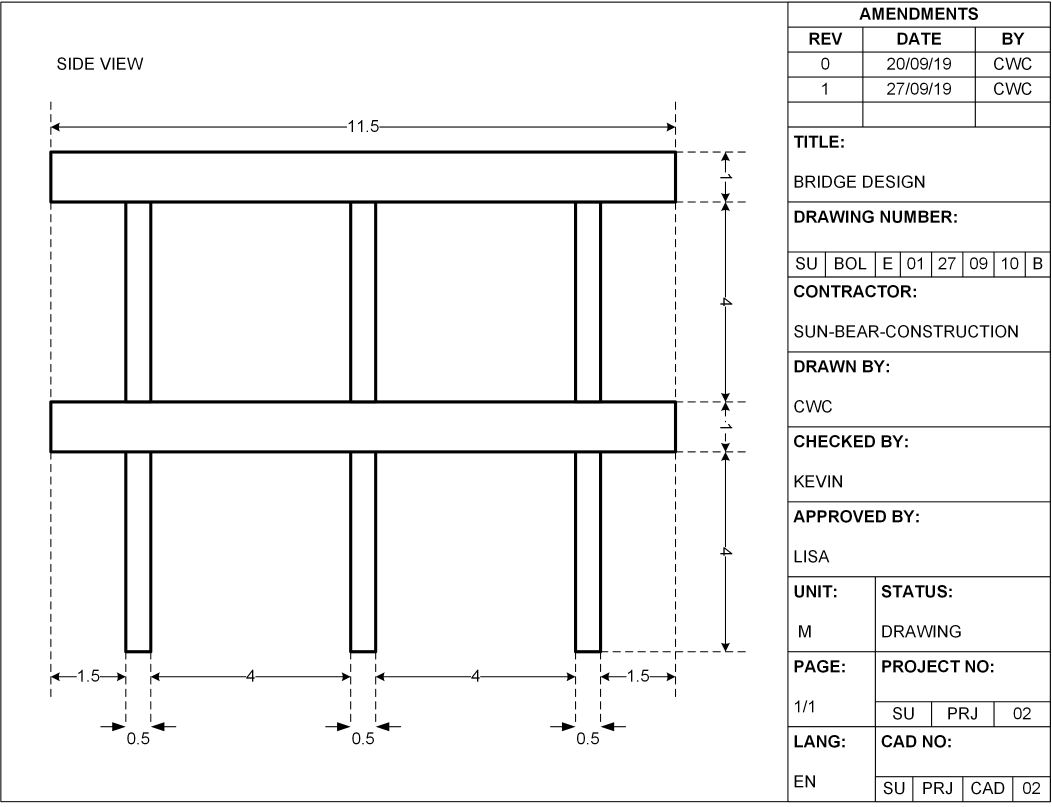
#> input picture img/05.png, 3156 x 2419 px (shown at 1/3 size)
$ python ALMOST.py
#> lines starting #> are read from the running program, lines starting #| are printed output that depends on the picture; after the words box and inside, x2 and y2 are one past the last pixel; in counts of white or black regions, pixels touching at a corner belong together
# -*- coding: utf-8 -*-
"""
Created on Mon Nov 16 00:02:08 2020

@author: Matthew
"""

import os
import numpy as np
import cv2
from matplotlib import pyplot as pt
import pytesseract as tess
tess.pytesseract.tesseract_cmd = r'C:\Users\Matthew\AppData\Local\Tesseract-OCR\tesseract.exe'
import openpyxl
from openpyxl import Workbook
import math

img = cv2.imread("05.png",0)
#> img is the input picture: shape (2419, 3156); min 0, max 255, mean 242.5

sE_square1 = cv2.getStructuringElement(cv2.MORPH_RECT,(3,3))
sE_square2 = cv2.getStructuringElement(cv2.MORPH_RECT,(20,20))
sE_square3 = cv2.getStructuringElement(cv2.MORPH_RECT,(50,50))
sE_plus = cv2.getStructuringElement(cv2.MORPH_CROSS,(3,3))
sE_plus2 = cv2.getStructuringElement(cv2.MORPH_CROSS,(5,5))
sE_diamond = np.array([
  [0,0,1,1,1,0,0],
  [0,1,1,1,1,1,0],
  [1,1,1,1,1,1,1],
  [1,1,1,1,1,1,1],
  [1,1,1,1,1,1,1],
  [0,1,1,1,1,1,0],
  [0,0,1,1,1,0,0]], dtype=np.uint8)
sE_diamond2 = np.array([
  [0,0,0,0,1,0,0,0,0],
  [0,0,0,1,1,1,0,0,0],
  [0,0,1,1,1,1,1,0,0],
  [0,1,1,1,1,1,1,1,0],
  [1,1,1,1,1,1,1,1,1],
  [0,1,1,1,1,1,1,1,0],
  [0,0,1,1,1,1,1,0,0],
  [0,0,0,1,1,1,0,0,0],
  [0,0,0,0,1,0,0,0,0]], dtype=np.uint8)
sE_x = np.array([
  [1,0,1],
  [0,1,0],
  [1,0,1]], dtype=np.uint8)

headers = ["TITLE:",
           "DRAWING NO:",
           "DRAWING NUMBER:",
           "CONTRACTOR:",
           "DRAWN BY:",
           "CHECKED BY:",
           "APPROVED BY:",
           "CAD NO:",
           "LANG:",
           "PROJECT NO:",
           "PAGE:",
           "STATUS:",
           "STS:",
           "UNIT:",
           "DRAWING TITLE:",
           "DRAWN:",
           "CHECKED:",
           "APPROVED:",
           "COMPANY NAME:",
           "COMPANY:"]

headers_amend = ["ISSUE",
                 "DATE",
                 "CHANGE(S)",
                 "BY",
                 "CDK",
                 "REV",
                 "DATE",
                 "BY"]

headers_amend_2 = ["REV",
                   "DATE",
                   "BY"]

# [44 lines left out: functions calculateDistance, calculateMidpoint, getRow, not called in this run]

img_bi = cv2.threshold(img,0,255,cv2.THRESH_BINARY + cv2.THRESH_OTSU)[1]
#> img_bi: shape (2419, 3156); 95% white; 422 black regions (7 under 20 px), largest, box (x1, y1, x2, y2) and area: (148, 451, 2050, 1979) 147922, (1, 5, 3153, 2407) 93944, (151, 368, 1041, 405) 3843
mask = ~img_bi
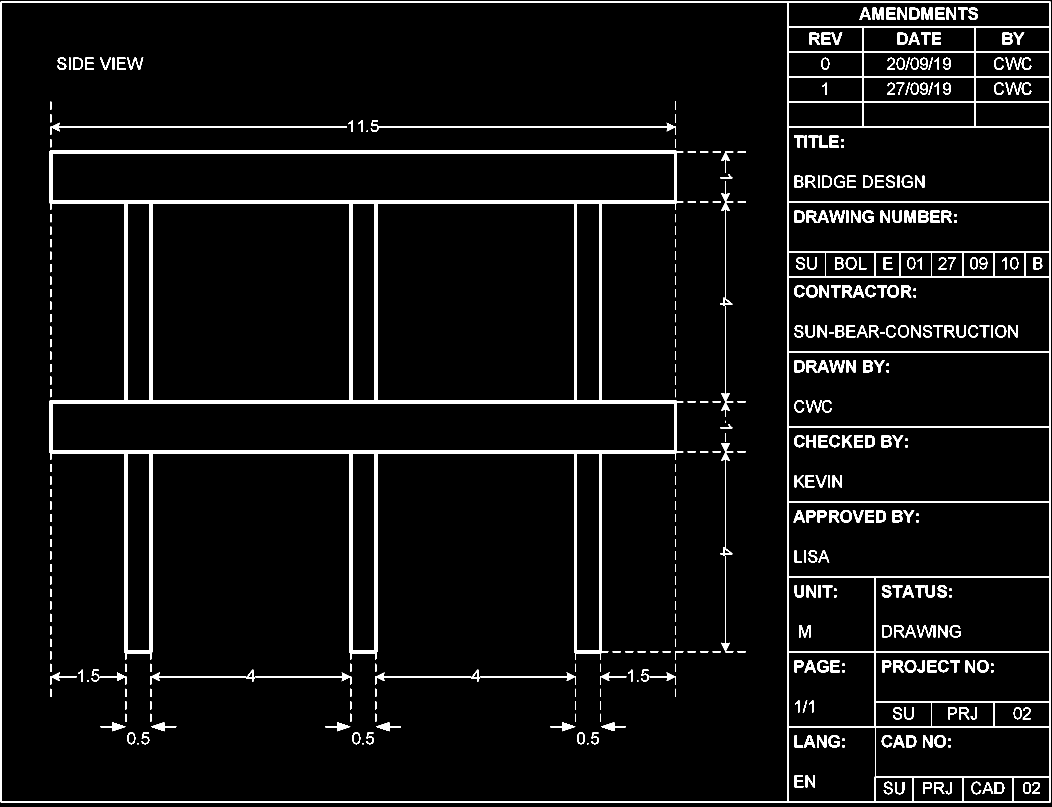
#> mask: shape (2419, 3156) (shown at 1/3 size); 5% white; 422 white regions (7 under 20 px), largest, box (x1, y1, x2, y2) and area: (148, 451, 2050, 1979) 147922, (1, 5, 3153, 2407) 93944, (151, 368, 1041, 405) 3843
# cv2.imwrite("step0-img_bi.jpg", img_bi)

[nrow,ncol] = img_bi.shape

kernel_len = np.array(img).shape[1]//100
hor_SE = cv2.getStructuringElement(cv2.MORPH_RECT, (kernel_len,1))
vert_SE = cv2.getStructuringElement(cv2.MORPH_RECT, (1,kernel_len))

process_img = cv2.morphologyEx(mask, cv2.MORPH_OPEN, sE_diamond2)
#> process_img: shape (2419, 3156); 2.2% white; 253 white regions, largest, box (x1, y1, x2, y2) and area: (148, 451, 2033, 1962) 147058, (461, 2168, 495, 2192) 498, (1009, 2168, 1043, 2192) 498

process_img = cv2.morphologyEx(process_img, cv2.MORPH_OPEN, sE_square1, iterations=3)
#> process_img: shape (2419, 3156); 2% white; 26 white regions, largest, box (x1, y1, x2, y2) and area: (148, 451, 2031, 1960) 147006, (464, 2170, 493, 2191) 472, (1011, 2170, 1040, 2191) 472
cv2.imwrite("step1_process_img.jpg", process_img)
step1 = cv2.medianBlur(process_img,13)
#> step1: shape (2419, 3156); 2% white; 26 white regions, largest, box (x1, y1, x2, y2) and area: (148, 451, 2031, 1960) 147649, (466, 2170, 493, 2190) 410, (1011, 2170, 1038, 2190) 410
cv2.imwrite("step1.jpg", step1)

# Remove figure
step2 = cv2.bitwise_or(img_bi,step1)
#> step2: shape (2419, 3156); 97% white; 534 black regions (51 under 20 px), largest, box (x1, y1, x2, y2) and area: (1, 5, 3153, 2407) 93944, (167, 368, 1041, 394) 3550, (1138, 368, 2012, 394) 3548
cv2.imwrite("step2.jpg", step2)

step4 = cv2.bitwise_xor(step1,img_bi)
step4 = cv2.erode(~step4, sE_square1, iterations=3)
#> step4: shape (2419, 3156); 0.03% white in thin lines or dots, all inside (x1, y1, x2, y2) = (2387, 26, 3057, 2357)
step4 = cv2.dilate(step4, sE_square3, iterations=4)
#> step4: shape (2419, 3156); 18.6% white; 3 white regions, box (x1, y1, x2, y2) and area: (2291, 314, 3077, 2419) 1190295, (2336, 0, 3156, 231) 185855, (2932, 885, 3150, 1107) 47346
step4 = cv2.dilate(step4, sE_square2, iterations=12)
#> step4: shape (2419, 3156); 28.8% white; 1 white region, box (x1, y1, x2, y2) and area: (2183, 0, 3156, 2419) 2197277

drawings = cv2.bitwise_and(~step4, img) + step4

step5 = cv2.bitwise_and(img_bi, step4)
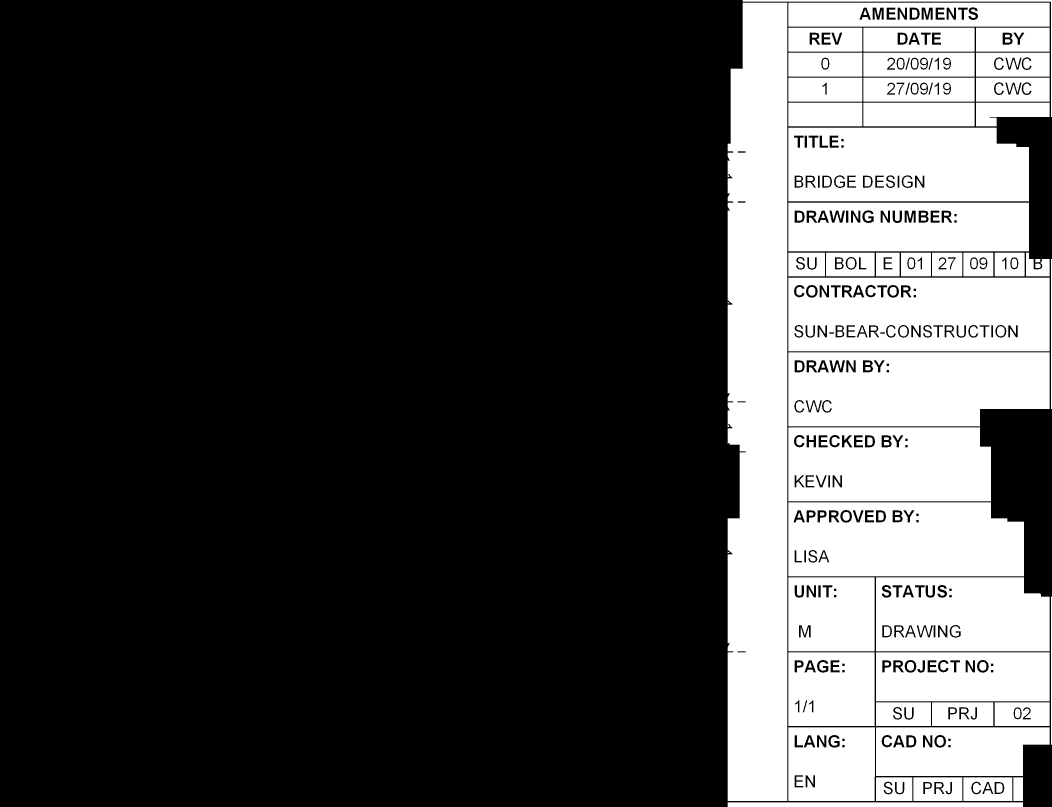
#> step5: shape (2419, 3156) (shown at 1/3 size); 26.7% white; 132 white regions (2 under 20 px), largest, box (x1, y1, x2, y2) and area: (2183, 8, 2362, 2403) 408518, (2365, 833, 3149, 1054) 156957, (2365, 1057, 3149, 1279) 156761
cv2.imwrite("step5.jpg", step5)

# Get lines from table
process_img = cv2.erode(~step5, hor_SE, iterations=3)
#> process_img: shape (2419, 3156); 69.7% white; 2 black regions, box (x1, y1, x2, y2) and area: (2138, 0, 3156, 2403) 2304365, (2138, 2407, 3114, 2419) 11712
hor_line = cv2.dilate(process_img, hor_SE, iterations=4)
#> hor_line: shape (2419, 3156); 72.5% white; 3 black regions, box (x1, y1, x2, y2) and area: (2198, 8, 3156, 2403) 2083643, (2198, 2407, 3054, 2419) 10272, (2243, 0, 3156, 5) 4565
# cv2.imwrite("step5_hor_line.jpg", hor_line)
process_img = cv2.erode(~step5, vert_SE, iterations=3)
#> process_img: shape (2419, 3156); 70.9% white; 3 black regions, box (x1, y1, x2, y2) and area: (2183, 0, 3156, 2419) 2220619, (3153, 732, 3156, 1272) 1620, (3153, 1745, 3156, 2279) 1602
vert_line = cv2.dilate(process_img,vert_SE, iterations=4)
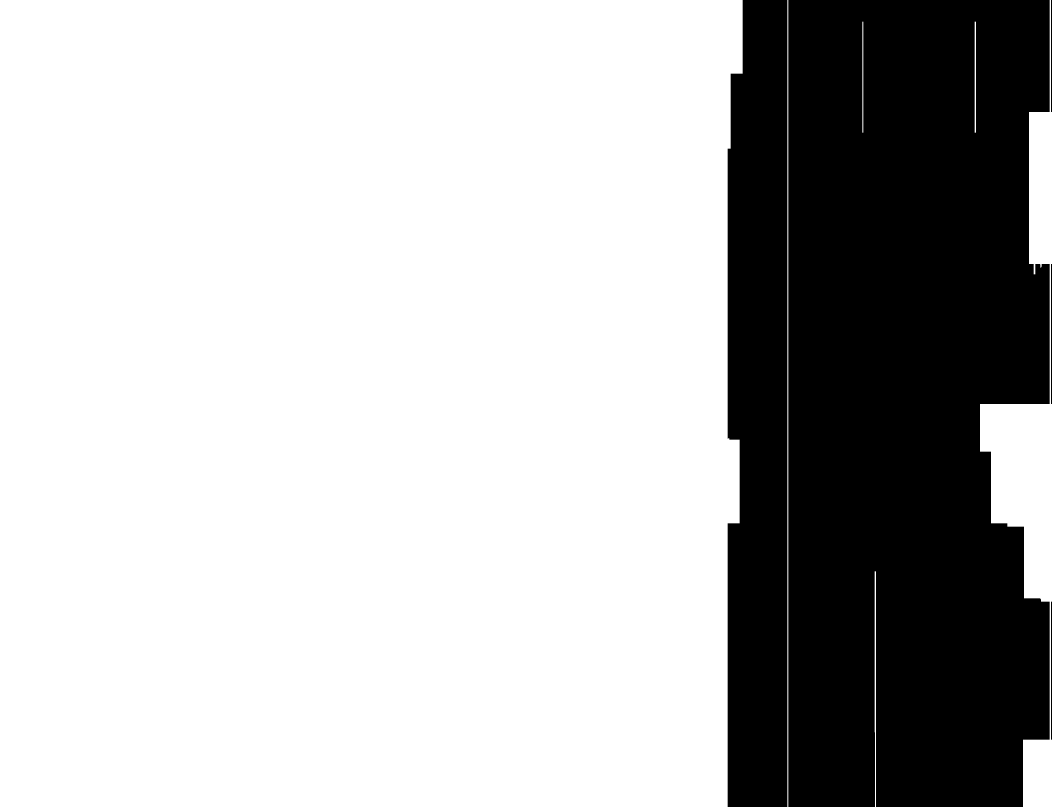
#> vert_line: shape (2419, 3156) (shown at 1/3 size); 71.5% white; 5 black regions, box (x1, y1, x2, y2) and area: (2365, 0, 3149, 2419) 1761282, (2183, 0, 2362, 2419) 411976, (3153, 792, 3156, 1212) 1260, (3153, 1805, 3156, 2219) 1242, (3153, 0, 3156, 336) 1008
# cv2.imwrite("step5_vert_line.jpg", vert_line)
step5_5 = hor_line + vert_line
# cv2.imwrite("step5_5.jpg", step5_5)

step6 = cv2.bitwise_or(step5,step5_5)
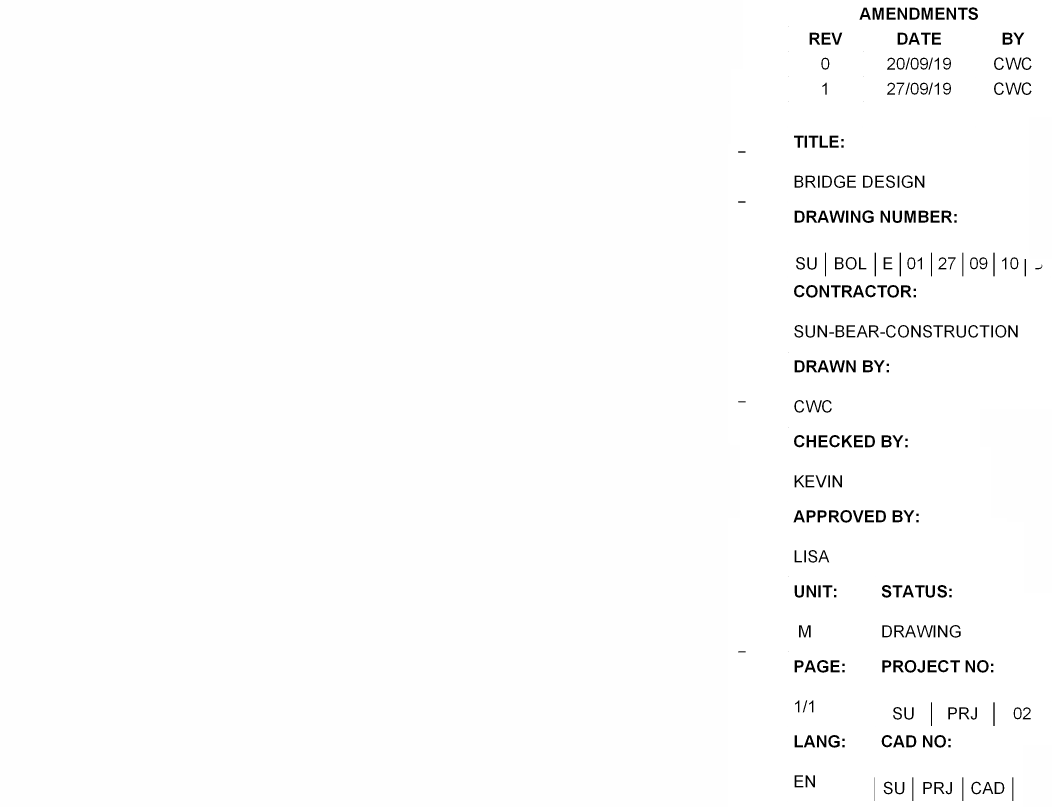
#> step6: shape (2419, 3156) (shown at 1/3 size); min 0, max 255, mean 250.9
cv2.imwrite("step5_5.jpg", step6)
img2 = step6

b_arr = []
coord_arr = []

conf = r'--oem 3 --psm 6'
#> (the run stopped early here; a loop or call above may not have finished)

$ run again, with img/01.png copied over img/05.png
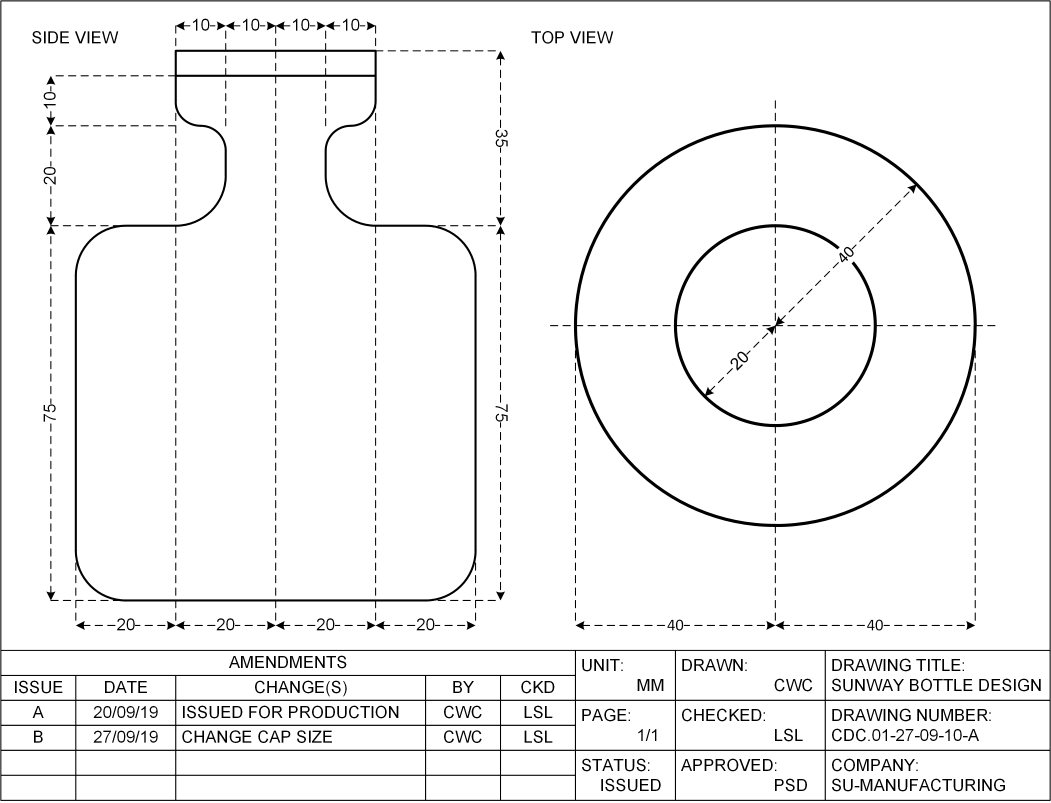
#> input picture img/01.png, 3153 x 2409 px (shown at 1/3 size)
#> img is the input picture: shape (2409, 3153); min 0, max 255, mean 243.8
#> img_bi: shape (2409, 3153); 95.5% white; 765 black regions (19 under 20 px), largest, box (x1, y1, x2, y2) and area: (1, 1, 3152, 2403) 98589, (224, 129, 1430, 1825) 43730, (1722, 373, 2949, 1600) 36171
#> `mask = ~img_bi`:
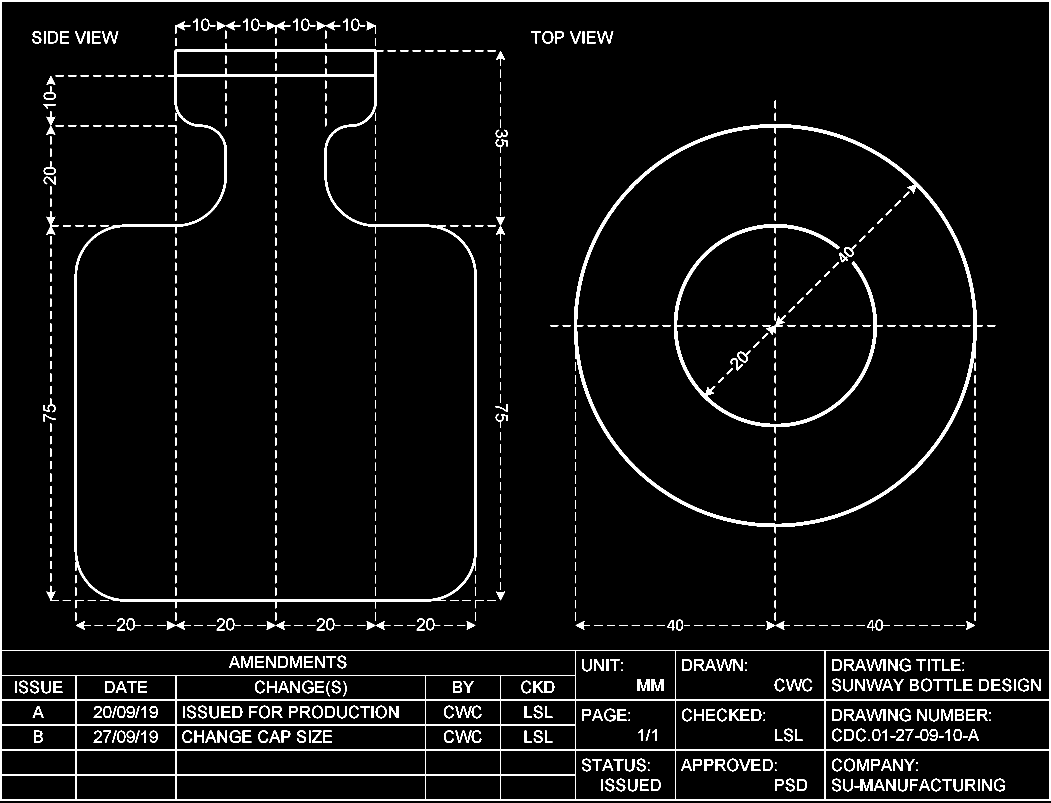
#> mask: shape (2409, 3153) (shown at 1/3 size); 4.5% white; 765 white regions (19 under 20 px), largest, box (x1, y1, x2, y2) and area: (1, 1, 3152, 2403) 98589, (224, 129, 1430, 1825) 43730, (1722, 373, 2949, 1600) 36171
#> step1: shape (2409, 3153); 0.77% white; 34 white regions, largest, box (x1, y1, x2, y2) and area: (1722, 373, 2930, 1581) 35748, (2022, 673, 2631, 1281) 17229, (2306, 981, 2322, 997) 193
#> step2: shape (2409, 3153); 96.3% white; 996 black regions (167 under 20 px), largest, box (x1, y1, x2, y2) and area: (1, 1, 3152, 2403) 98589, (224, 129, 1430, 1825) 43730, (723, 1968, 758, 2004) 620
#> step5: shape (2409, 3153); 42.1% white; 104 white regions (1 under 20 px), largest, box (x1, y1, x2, y2) and area: (23, 4, 3149, 1950) 1441584, (231, 666, 1424, 1798) 666222, (530, 231, 1124, 598) 147844
#> hor_line: shape (2409, 3153); 56.7% white; 12 black regions, largest, box (x1, y1, x2, y2) and area: (0, 4, 3153, 1950) 2328009, (153, 1953, 3153, 2099) 329065, (1597, 2103, 3153, 2249) 209525
#> vert_line: shape (2409, 3153); 56.5% white; 2 black regions, box (x1, y1, x2, y2) and area: (23, 0, 3149, 2409) 3307135, (3152, 1853, 3153, 2409) 556
#> `step6 = cv2.bitwise_or(step5,step5_5)`:
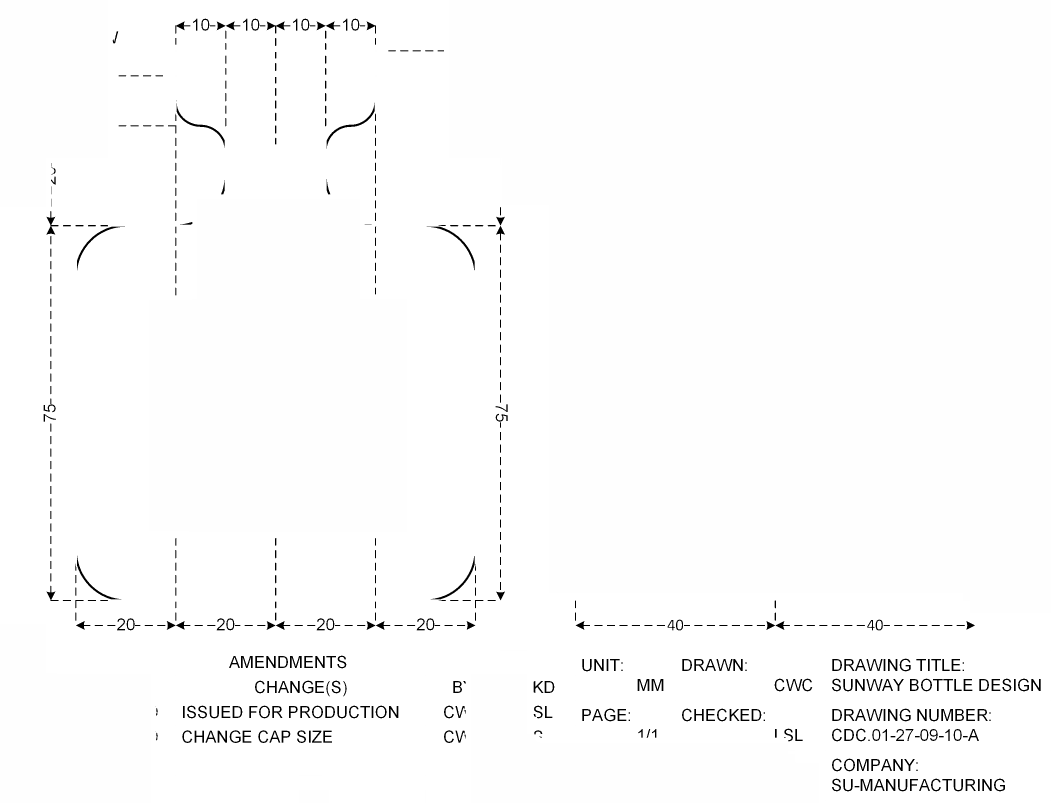
#> step6: shape (2409, 3153) (shown at 1/3 size); min 0, max 255, mean 250.9
